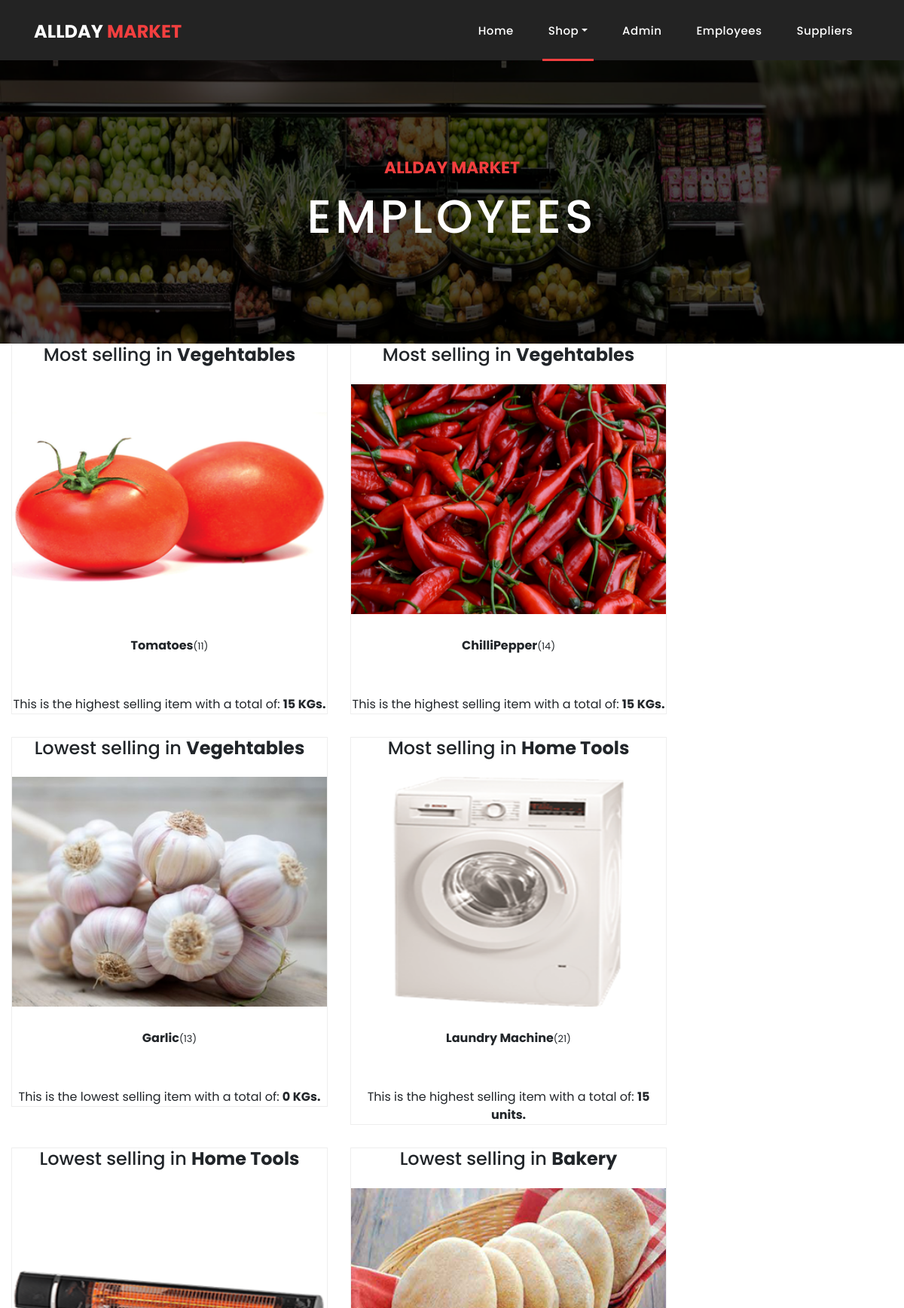
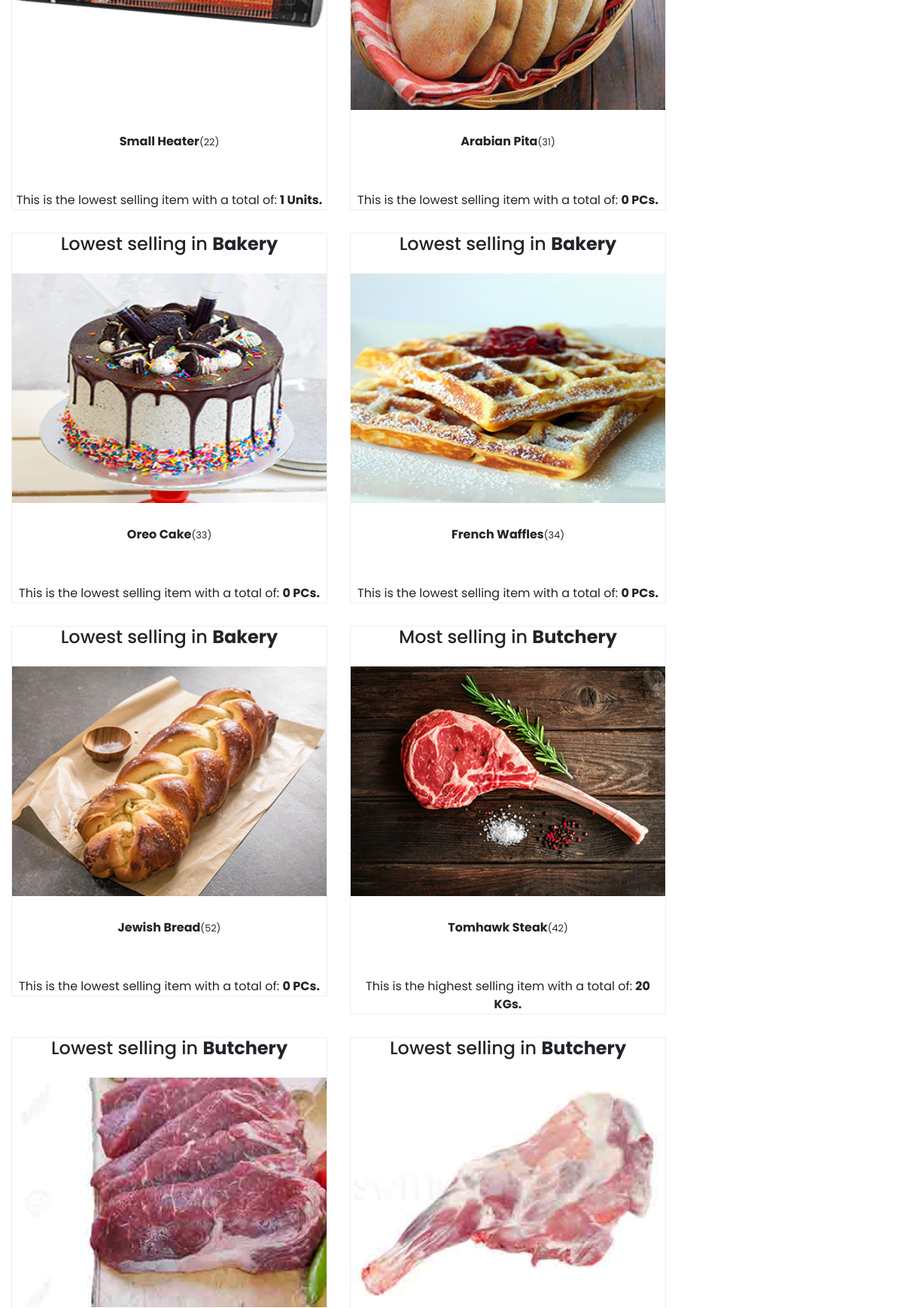
Page /itemStatics.php (signed in, upper part) on the committed database (2 pictures, top to bottom).
### tables this page shows
CREATE TABLE `items` (
  `Barcode` int(11) NOT NULL,
  `Name` varchar(25) NOT NULL,
  `Price` int(11) NOT NULL,
  `Department` tinyint(1) NOT NULL,
  `img` varchar(35) NOT NULL,
  `quantity` int(11) NOT NULL,
  `supplierID` int(11) NOT NULL,
  `sellCount` int(11) NOT NULL DEFAULT 0
);

### itemStatics.php (the view, shortened to what this page needs)
<!DOCTYPE html>
<html lang="en">
   <head>
      <link href="vendor/bootstrap/css/bootstrap.min.css" rel="stylesheet">
      <link rel="stylesheet" href="assets/css/fontawesome.css">
      <link rel="stylesheet" href="assets/css/style.css">
      <link rel="stylesheet" href="assets/css/owl.css">
   </head>
   <body>
      <header class="">
         <?php
            if(isset($_SESSION['email'])&& $_SESSION['userType']== 1){
            	if($_SESSION['email'] === 'admin@allday.com'){
            $basedir = realpath(__DIR__);
            		include($basedir . '/navbars/navadmin.php');
            	}
            }
            else{
                    header('Location:index.php');
            }
            ?>
      </header>
      <div class="page-heading about-heading header-text" style="background-image: url(assets/images/items/veghs.png);">
         <div class="container">
            <div class="row">
               <div class="col-md-12">
                  <div class="text-content">
                     <h4>AllDay Market</h4>
                     <h2>Employees </h2>
                  </div>
               </div>
            </div>
         </div>
      </div>
      <div class="col-md-9">
         <div class="row">
            <?php
               include 'db.php';
               $sql = "SELECT MAX(sellCount) as MaxSold FROM items WHERE Department =1 LIMIT 1";
               $stmt= mysqli_stmt_init($conn);
               mysqli_stmt_prepare($stmt,$sql);
               mysqli_stmt_execute($stmt);
               $results=mysqli_stmt_get_result($stmt);
               $row = mysqli_fetch_assoc($results);
               $sellCount = $row['MaxSold'];
               $sql ="SELECT * from items WHERE sellCount = ? AND Department = 1";
               mysqli_stmt_init($conn);
               mysqli_stmt_prepare($stmt,$sql);
               mysqli_stmt_bind_param($stmt,"i",$sellCount);
               mysqli_stmt_execute($stmt);
               $results = mysqli_stmt_get_result($stmt);
               while($row = mysqli_fetch_assoc($results))
               {
                  $barcode = $row['Barcode'];
                  $name = $row['Name'];
                  $img = $row['img'];
               echo'
               <div class="col-md-6">
               <div class="product-item">
               <center> <h4> Most selling in <strong>Vegehtables</strong></h4><br>
               <img src="'.$img.'" alt="">
               <div class="down-content">
               <center><strong>'.$name.'</strong><small>('.$barcode.')</small></center>
               </div>
               <br>
               <div>
               This is the highest selling item with a total of:  <strong>'.$sellCount.' KGs.</strong>
               </div>
               <div>
               </div>
               </div>
               </div>
               ';
               }
               $sql = "SELECT MIN(sellCount) as MinSold FROM items WHERE Department =1 LIMIT 1";
               $stmt= mysqli_stmt_init($conn);
               mysqli_stmt_prepare($stmt,$sql);
               mysqli_stmt_execute($stmt);
               $results=mysqli_stmt_get_result($stmt);
               $row = mysqli_fetch_assoc($results);
               $sellCount = $row['MinSold'];
               $sql ="SELECT * from items WHERE sellCount = ? AND Department =1";
               mysqli_stmt_init($conn);
               mysqli_stmt_prepare($stmt,$sql);
               mysqli_stmt_bind_param($stmt,"i",$sellCount);
               mysqli_stmt_execute($stmt);
               $results = mysqli_stmt_get_result($stmt);
               while($row = mysqli_fetch_assoc($results))
               {
                  $barcode = $row['Barcode'];
                  $name = $row['Name'];
                  $img = $row['img'];
               echo'
               <div class="col-md-6">
               <div class="product-item">
               <center> <h4> Lowest selling in <strong>Vegehtables</strong></h4><br>
               <img src="'.$img.'" alt="">
               <div class="down-content">
               <center><strong>'.$name.'</strong><small>('.$barcode.')</small></center>
               </div>
               <br>
               <div>
               This is the lowest selling item with a total of:  <strong>'.$sellCount.' KGs.</strong>
               </div>
               <div>
               </div>
               </div>
               </div>
               ';
               }
                     $sql = "SELECT MAX(sellCount) as MaxSold FROM items WHERE Department =2 LIMIT 1";
                     $stmt= mysqli_stmt_init($conn);
                     mysqli_stmt_prepare($stmt,$sql);
                     mysqli_stmt_execute($stmt);
                     $results=mysqli_stmt_get_result($stmt);
                     $row = mysqli_fetch_assoc($results);
                     $sellCount = $row['MaxSold'];
                     $sql ="SELECT * from items WHERE sellCount = ? AND Department = 2";
                     mysqli_stmt_init($conn);
                     mysqli_stmt_prepare($stmt,$sql);
                     mysqli_stmt_bind_param($stmt,"i",$sellCount);
                     mysqli_stmt_execute($stmt);
                     $results = mysqli_stmt_get_result($stmt);
                     while($row = mysqli_fetch_assoc($results))
                     {
                        $barcode = $row['Barcode'];
                        $name = $row['Name'];
                        $img = $row['img'];
                     echo'
                     <div class="col-md-6">
               <div class="product-item">
               <center> <h4> Most selling in <strong>Home Tools</strong></h4><br>
               <img src="'.$img.'" alt="">
               <div class="down-content">
               <center><strong>'.$name.'</strong><small>('.$barcode.')</small></center>
                </div>
                 <br>
                 <div>
                  This is the highest selling item with a total of:  <strong>'.$sellCount.' units.</strong>
                 </div>
                 <div>
               </div>
               </div>
               </div>';
                     }
                     $sql = "SELECT MIN(sellCount) as MinSold FROM items WHERE Department =2 LIMIT 1";
                     $stmt= mysqli_stmt_init($conn);
                     mysqli_stmt_prepare($stmt,$sql);
                     mysqli_stmt_execute($stmt);
                     $results=mysqli_stmt_get_result($stmt);
                     $row = mysqli_fetch_assoc($results);
                     $sellCount = $row['MinSold'];
                     $sql ="SELECT * from items WHERE sellCount = ? AND Department =2";
                     mysqli_stmt_init($conn);
                     mysqli_stmt_prepare($stmt,$sql);
                     mysqli_stmt_bind_param($stmt,"i",$sellCount);
                     mysqli_stmt_execute($stmt);
                     $results = mysqli_stmt_get_result($stmt);
                     while($row = mysqli_fetch_assoc($results))
                     {
                        $barcode = $row['Barcode'];
                        $name = $row['Name'];
                        $img = $row['img'];
                     echo'
                     <div class="col-md-6">
               <div class="product-item">
               <center> <h4> Lowest selling in <strong>Home Tools</strong></h4><br>
               <img src="'.$img.'" alt="">
               <div class="down-content">
               <center><strong>'.$name.'</strong><small>('.$barcode.')</small></center>
                </div>
                 <br>
                 <div>
                  This is the lowest selling item with a total of:  <strong>'.$sellCount.' Units.</strong>
                 </div>
                 <div>
               </div>
               </div>
               </div>';
                     }
                     $sql = "SELECT MIN(sellCount) as MinSold FROM items WHERE Department =3 LIMIT 1";
                     $stmt= mysqli_stmt_init($conn);
                     mysqli_stmt_prepare($stmt,$sql);
                     mysqli_stmt_execute($stmt);
                     $results=mysqli_stmt_get_result($stmt);
                     $row = mysqli_fetch_assoc($results);
                     $sellCount = $row['MinSold'];
                     $sql ="SELECT * from items WHERE sellCount = ? AND Department =3";
                     mysqli_stmt_init($conn);
                     mysqli_stmt_prepare($stmt,$sql);
                     mysqli_stmt_bind_param($stmt,"i",$sellCount);
                     mysqli_stmt_execute($stmt);
                     $results = mysqli_stmt_get_result($stmt);
                     while($row = mysqli_fetch_assoc($results))
                     {
                        $barcode = $row['Barcode'];
                        $name = $row['Name'];
                        $img = $row['img'];
                     echo'
                     <div class="col-md-6">
               <div class="product-item">
               <center> <h4> Lowest selling in <strong>Bakery</strong></h4><br>
               <img src="'.$img.'" alt="">
               <div class="down-content">
               <center><strong>'.$name.'</strong><small>('.$barcode.')</small></center>
                </div>
                 <br>
                 <div>
                  This is the lowest selling item with a total of:  <strong>'.$sellCount.' PCs.</strong>
                 </div>
                 <div>
               </div>
               </div>
               </div>';
                     }
               $sql = "SELECT MAX(sellCount) as MaxSold FROM items WHERE Department =4 LIMIT 1";
               $stmt= mysqli_stmt_init($conn);
               mysqli_stmt_prepare($stmt,$sql);
               mysqli_stmt_execute($stmt);
               $results=mysqli_stmt_get_result($stmt);
               $row = mysqli_fetch_assoc($results);
               $sellCount = $row['MaxSold'];
               if($sellCount >0){
               $sql ="SELECT * from items WHERE sellCount = ? AND Department = 4";
               mysqli_stmt_init($conn);
               mysqli_stmt_prepare($stmt,$sql);
               mysqli_stmt_bind_param($stmt,"i",$sellCount);
               mysqli_stmt_execute($stmt);
               $results = mysqli_stmt_get_result($stmt);
               while($row = mysqli_fetch_assoc($results))
               {
                  $barcode = $row['Barcode'];
                  $name = $row['Name'];
                  $img = $row['img'];
               echo'
               <div class="col-md-6">
               <div class="product-item">
               <center> <h4> Most selling in <strong>Butchery</strong></h4><br>
               <img src="'.$img.'" alt="">
               <div class="down-content">
               <center><strong>'.$name.'</strong><small>('.$barcode.')</small></center>
               </div>
               <br>
               <div>
               This is the highest selling item with a total of:  <strong>'.$sellCount.' KGs.</strong>
               </div>
               <div>
               </div>
               </div>
               </div>
               ';      }
               }
                                  $sql = "SELECT MIN(sellCount) as MinSold FROM items WHERE Department =4 LIMIT 1";
                                    $stmt= mysqli_stmt_init($conn);
                                    mysqli_stmt_prepare($stmt,$sql);
                                    mysqli_stmt_execute($stmt);
                                    $results=mysqli_stmt_get_result($stmt);
                                    $row = mysqli_fetch_assoc($results);
                                    $sellCount = $row['MinSold'];
                                    $sql ="SELECT * from items WHERE sellCount = ? AND Department =4";
                                    mysqli_stmt_prepare($stmt,$sql);
                                    mysqli_stmt_bind_param($stmt,"i",$sellCount);
                                    mysqli_stmt_execute($stmt);
                                    $results = mysqli_stmt_get_result($stmt);
                                    while($row = mysqli_fetch_assoc($results))
                                    {
                                       $barcode = $row['Barcode'];
                                       $name = $row['Name'];
                                       $img = $row['img'];
                                    echo'
                                    <div class="col-md-6">
                            <div class="product-item">
                             <center> <h4> Lowest selling in <strong>Butchery</strong></h4><br>
                             <img src="'.$img.'" alt="">
                             <div class="down-content">
                              <center><strong>'.$name.'</strong><small>('.$barcode.')</small></center>
                               </div>
                                <br>
                                <div>
                                 This is the lowest selling item with a total of:  <strong>'.$sellCount.' KGs.</strong>
                                </div>
                                <div>
                              </div>
                            </div>
                          </div>
                          ';
                                    }
                       ?>
         </div>
      </div>
   </body>
</html>

### assets/css/style.css (style rules this page uses)
body { font-family: 'Poppins', sans-serif; overflow-x: hidden; text-rendering: optimizeLegibility; -webkit-font-smoothing: antialiased; -moz-osx-font-smoothing: grayscale; }
h1,h2,h3,h4,h5,h6 { margin: 0px; }
.page-heading { padding: 210px 0px 130px 0px; text-align: center; background-position: center center; background-repeat: no-repeat; background-size: cover; }
.page-heading .text-content h4 { color: #f33f3f; font-size: 22px; text-transform: uppercase; font-weight: 700; margin-bottom: 15px; }
.page-heading .text-content h2 { color: #fff; font-size: 62px; text-transform: uppercase; letter-spacing: 5px; }
header { position: absolute; z-index: 99999; width: 100%; height: 80px; background-color: #232323; -webkit-transition: all 0.3s ease-in-out 0s; -moz-transition: all 0.3s ease-in-out 0s; -o-transition: all 0.3s ease-in-out 0s; transition: all 0.3s ease-in-out 0s; }
.product-item { border: 1px solid #eee; margin-bottom: 30px; }
.product-item .down-content { padding: 30px; position: relative; }
.product-item img { width: 100%; overflow: hidden; }
.page-heading { position:relative; }
.page-heading:before { content:''; position:absolute; top:0; left:0; bottom:0; right:0; background-color:rgba(0,0,0,.7); }
.page-heading .container { position:relative; z-index: 2; }

### rows in the picture
items: img (picture), Name "Tomatoes", Barcode "11", sellCount "15"
items: img (picture), Name "ChilliPepper", Barcode "14", sellCount "15"
items: img (picture), Name "Garlic", Barcode "13", sellCount "0"
items: img (picture), Name "Laundry Machine", Barcode "21", sellCount "15"
items: img (picture), Name "Small Heater", Barcode "22", sellCount "1"
items: img (picture), Name "Arabian Pita", Barcode "31", sellCount "0"
items: img (picture), Name "Oreo Cake", Barcode "33", sellCount "0"
items: img (picture), Name "French Waffles", Barcode "34", sellCount "0"
items: img (picture), Name "Jewish Bread", Barcode "52", sellCount "0"
items: img (picture), Name "Tomhawk Steak", Barcode "42", sellCount "20"
items: img (picture)
items: img (picture)
